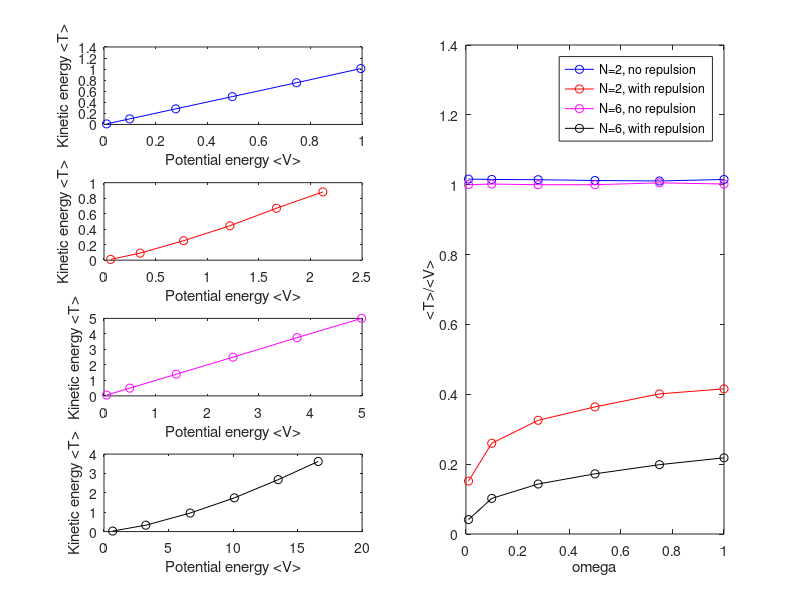

Write the MATLAB code that produced this figure.
%Virial theorem plots

omega = [0.01 0.1 0.28 0.5 0.75 1];

V2rep = [6.43e-2 3.5e-1 7.71e-1  1.22 1.67 2.12];
T2rep = [9.74e-3 9.09e-2  2.51e-1 4.44e-1  6.70e-1 8.81e-1];

V2norep = [9.94e-3   9.95e-2   2.78e-1 4.97e-1 7.46e-1 9.95e-1];
T2norep = [ 1.01e-2  1.01e-1   2.82e-1   5.03e-1 7.54e-1 1.01];

V6rep = [6.71e-1 3.24 6.68 10.1 13.5 16.6];
T6rep = [ 2.76e-2 3.30e-1 9.56e-1 1.74 2.68 3.62];

V6norep = [5.00e-2 4.99e-1  1.40 2.50 3.74 4.99];
T6norep = [5.00e-2 5.00e-1 1.40 2.50 3.76 5.00];


subplot(4,2,1)
plot(V2norep,T2norep,'bo-');
ylabel('Kinetic energy <T>')
xlabel('Potential energy <V>')

subplot(4,2,3)
plot(V2rep,T2rep,'ro-');
ylabel('Kinetic energy <T>')
xlabel('Potential energy <V>')


subplot(4,2,5)
plot(V6norep,T6norep,'mo-');
ylabel('Kinetic energy <T>')
xlabel('Potential energy <V>')

subplot(4,2,7)
plot(V6rep,T6rep,'ko-');
ylabel('Kinetic energy <T>')
xlabel('Potential energy <V>')

subplot(1,2,2)
plot(omega,T2norep./V2norep,'bo-', omega, T2rep./V2rep, 'ro-', omega, T6norep./V6norep,'mo-', omega, T6rep./V6rep,'ko-');
legend('N=2, no repulsion','N=2, with repulsion', 'N=6, no repulsion','N=6, with repulsion')
xlabel('omega')
ylabel('<T>/<V>')
